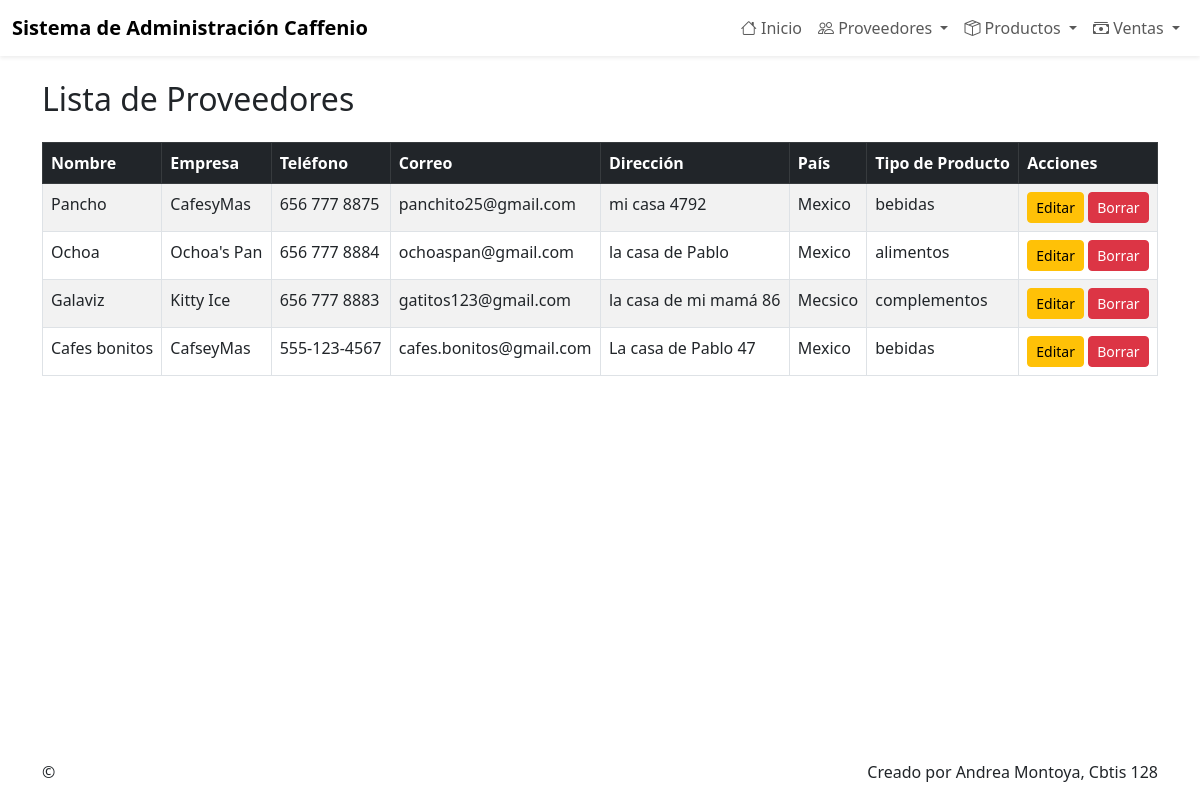
Page /proveedor/ on the committed database.
### app_Caffenio/models.py (models this page shows, shortened)
class Proveedor(models.Model):
    nombre = models.CharField(max_length=100)
    empresa = models.CharField(max_length=100)
    telefono = models.CharField(max_length=20)
    correo = models.EmailField()
    direccion = models.CharField(max_length=200)
    pais = models.CharField(max_length=50)
    tipo_producto = models.CharField(
        max_length=50,
        choices=[
            ('bebidas', 'Bebidas'),
            ('alimentos', 'Alimentos'),
            ('complementos', 'Complementos')
        ]
    )

### app_Caffenio/views.py (the view)
# urls.py: path('proveedor/', views.ver_proveedores, name='ver_proveedores'),
def ver_proveedores(request):
    proveedores = Proveedor.objects.all()
    return render(request, 'proveedor/ver_proveedores.html', {'proveedores': proveedores})

### app_Caffenio/templates/proveedor/ver_proveedores.html
{% extends "base.html" %}
{% block content %}
  <h2 class="mb-4">Lista de Proveedores</h2>
  <table class="table table-striped table-bordered">
    <thead class="table-dark">
      <tr>
        <th>Nombre</th>
        <th>Empresa</th>
        <th>Teléfono</th>
        <th>Correo</th>
        <th>Dirección</th>
        <th>País</th>
        <th>Tipo de Producto</th>
        <th>Acciones</th>
      </tr>
    </thead>
    <tbody>
      {% for proveedor in proveedores %}
      <tr>
        <td>{{ proveedor.nombre }}</td>
        <td>{{ proveedor.empresa }}</td>
        <td>{{ proveedor.telefono }}</td>
        <td>{{ proveedor.correo }}</td>
        <td>{{ proveedor.direccion }}</td>
        <td>{{ proveedor.pais }}</td>
        <td>{{ proveedor.tipo_producto }}</td>
        <td>
          <a href="{% url 'actualizar_proveedor' proveedor.id %}" class="btn btn-warning btn-sm">Editar</a>
          <a href="{% url 'borrar_proveedor' proveedor.id %}" class="btn btn-danger btn-sm">Borrar</a>
        </td>
      </tr>
      {% endfor %}
    </tbody>
  </table>
{% endblock %}

### app_Caffenio/templates/base.html (shortened to what this page needs)
<!doctype html>
<html lang="es">
<head>
  <link href="https://cdn.jsdelivr.net/npm/bootstrap@5.3.0/dist/css/bootstrap.min.css" rel="stylesheet">
</head>
<body>
  {% include 'navbar.html' %}
  <div class="container mt-4" style="padding-bottom: 5rem;">
    {% block content %}{% endblock %}
  </div>
  {% include 'footer.html' %}
</body>
</html>

### app_Caffenio/templates/navbar.html (shortened to what this page needs)
<nav class="navbar navbar-expand-lg navbar-light bg-white shadow-sm">
  <div class="container-fluid">
    <a class="navbar-brand fw-bold" href="{% url 'inicio' %}">Sistema de Administración Caffenio</a>
    <div class="collapse navbar-collapse" id="navMenu">
      <ul class="navbar-nav ms-auto">
        <li class="nav-item">
          <a class="nav-link" href="{% url 'inicio' %}">
            <i class="bi bi-house"></i> Inicio
          </a>
        </li>
        <li class="nav-item dropdown">
          <a class="nav-link dropdown-toggle" href="#" data-bs-toggle="dropdown">
            <i class="bi bi-people"></i> Proveedores
          </a>
        </li>
        <li class="nav-item dropdown">
          <a class="nav-link dropdown-toggle" href="#" data-bs-toggle="dropdown">
            <i class="bi bi-box-seam"></i> Productos
          </a>
        </li>
        <li class="nav-item dropdown">
          <a class="nav-link dropdown-toggle" href="#" data-bs-toggle="dropdown">
            <i class="bi bi-cash-stack"></i> Ventas
          </a>
        </li>
      </ul>
    </div>
  </div>
</nav>
<link rel="stylesheet" href="https://cdn.jsdelivr.net/npm/bootstrap-icons@1.11.3/font/bootstrap-icons.css">

### app_Caffenio/templates/footer.html
<footer class="text-center bg-white py-3" style="position: fixed; bottom: 0; left: 0; right: 0;">
  <div class="container d-flex justify-content-between">
    <div>© {{ now.year }}</div>
    <div>Creado por Andrea Montoya, Cbtis 128</div>
  </div>
</footer>

### rows in the picture
Proveedor: nombre "Pancho", empresa "CafesyMas", telefono "656 777 8875", correo "panchito25@gmail.com", direccion "mi casa 4792", pais "Mexico", tipo_producto "bebidas"
Proveedor: nombre "Ochoa", empresa "Ochoa's Pan", telefono "656 777 8884", correo "ochoaspan@gmail.com", direccion "la casa de Pablo", pais "Mexico", tipo_producto "alimentos"
Proveedor: nombre "Galaviz", empresa "Kitty Ice", telefono "656 777 8883", correo "gatitos123@gmail.com", direccion "la casa de mi mamá 86", pais "Mecsico", tipo_producto "complementos"
Proveedor: nombre "Cafes bonitos", empresa "CafseyMas", telefono "555-123-4567", correo "cafes.bonitos@gmail.com", direccion "La casa de Pablo 47", pais "Mexico", tipo_producto "bebidas"
